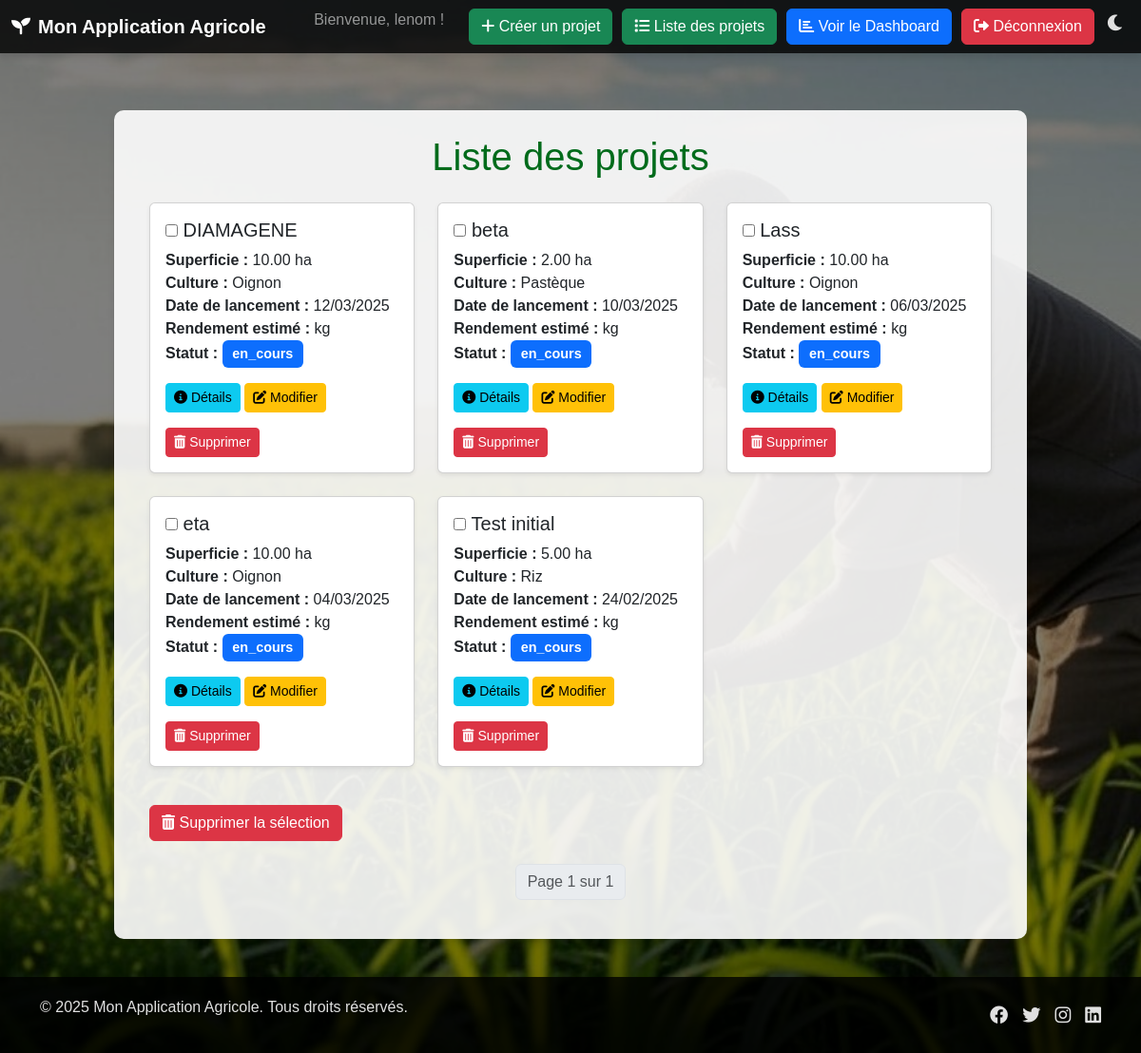
/liste-projets/ (signed in), run on the app's committed database.
### baay/models.py (models this page shows, shortened)
class Projet(models.Model):
    STATUT_CHOICES = [
        ('en_cours', 'En cours'),
        ('en_pause', 'En pause'),
        ('fini', 'Fini'),
    ]
    id = models.UUIDField(primary_key=True, default=uuid.uuid4, editable=False)
    nom = models.CharField(max_length=200)
    statut = models.CharField(max_length=20, choices=STATUT_CHOICES, default='en_cours')
    utilisateur = models.ForeignKey(Profile, on_delete=models.CASCADE)
    culture = models.ForeignKey(ProduitAgricole, on_delete=models.CASCADE)
    localite = models.ForeignKey(Localite, on_delete=models.CASCADE)
    superficie = models.DecimalField(max_digits=10, decimal_places=2)
    date_lancement = models.DateField()
    rendement_estime = models.DecimalField(max_digits=10, decimal_places=2, null=True, blank=True)

class ProduitAgricole(models.Model):
    STATUTS = {
        'En croissance': 'bg-success',
        'Récolté': 'bg-primary',
        'Problème': 'bg-danger',
        'Autre': 'bg-secondary'
    }
    id = models.UUIDField(primary_key=True, editable=False)
    nom = models.CharField(max_length=100, unique=True)
    description = models.TextField(blank=True, null=True)
    saison = models.CharField(max_length=50, blank=True, null=True)
    prix_par_kg = models.DecimalField(max_digits=10, decimal_places=2, blank=True, null=True)
    apport_nutritionnel = models.TextField(blank=True, null=True)
    quantite_disponible = models.DecimalField(max_digits=10, decimal_places=2, blank=True, null=True)
    periode_recolte = models.CharField(max_length=100, blank=True, null=True)
    duree_avant_recolte = models.IntegerField(blank=True, null=True)
    rendement_moyen = models.DecimalField(max_digits=10, decimal_places=2, blank=True, null=True)
    etat = models.CharField(max_length=100, choices= STATUTS, default='En croissance')

### baay/views.py (the view)
# urls.py: path('liste-projets/', views.liste_projets, name='liste_projets'),
@login_required
def liste_projets(request):
    projets_list = Projet.objects.filter(utilisateur=request.user.profile).order_by('-date_lancement')  # Ordonner par date de lancement
    paginator = Paginator(projets_list, 10)  # Affichez 10 projets par page
    page_number = request.GET.get('page')
    projets = paginator.get_page(page_number)
    return render(request, 'projets/liste_projets.html', {'projets': projets})

### templates/projets/liste_projets.html (shortened to what this page needs)
{% extends 'base.html' %}
{% block content %}
<div class="container animate__animated animate__fadeIn">
    <h1 class="text-center mb-4">Liste des projets</h1>
    <form id="delete-form" method="POST" action="{% url 'supprimer_projets' %}">
        <div class="row">
            {% for projet in projets %}
            <div class="col-md-4 mb-4">
                <div class="card h-100 shadow-sm animate__animated animate__fadeInUp">
                    <div class="card-body">
                        <h5 class="card-title">
                            <input type="checkbox" height="50px" width="50px" name="projets" value="{{ projet.id }}"> {{ projet.nom }}
                        </h5>
                        <p class="card-text">
                            <strong>Superficie :</strong> {{ projet.superficie }} ha<br>
                            <strong>Culture :</strong> {{ projet.culture.nom }}<br>
                            <strong>Date de lancement :</strong> {{ projet.date_lancement|date:"d/m/Y" }}<br>
                            <strong>Rendement estimé :</strong> {{ PredictionRendement.rendement_estime }} kg<br>
                            <strong>Statut :</strong>
                            <span class="badge
                                {% if projet.statut == 'en_cours' %}bg-primary
                                {% elif projet.statut == 'fini' %}bg-success
                                {% elif projet.statut == 'en_pause' %}bg-warning
                                {% else %}bg-secondary
                                {% endif %}">
                                {{ projet.statut }}
                            </span>
                        </p>
                        <a href="{% url 'detail_projet' projet.id %}" class="btn btn-info btn-sm">
                            <i class="fas fa-info-circle"></i> Détails
                        </a>
                        <a href="{% url 'modifier_projet' projet.id %}" class="btn btn-warning btn-sm">
                            <i class="fas fa-edit"></i> Modifier
                        </a>
                        <a href="{% url 'supprimer_projet' projet.id %}" class="btn btn-danger btn-sm" onclick="return confirm('Confirmer la suppression de ce projet ?');">
                            <i class="fas fa-trash-alt"></i> Supprimer
                        </a>
                    </div>
                </div>
            </div>
            {% endfor %}
        </div>
        <button type="submit" class="btn btn-danger mt-3" onclick="return confirm('Confirmer la suppression des projets sélectionnés ?');">
            <i class="fas fa-trash-alt"></i> Supprimer la sélection
        </button>
    </form>
    <nav aria-label="Page navigation" class="mt-4">
        <ul class="pagination justify-content-center">
            <li class="page-item disabled">
                <span class="page-link">Page {{ projets.number }} sur {{ projets.paginator.num_pages }}</span>
            </li>
        </ul>
    </nav>
</div>
{% endblock %}

### templates/base.html (shortened to what this page needs)
{% load static %}
<html lang="fr">
<head>
    <link href="https://cdn.jsdelivr.net/npm/bootstrap@5.3.0/dist/css/bootstrap.min.css" rel="stylesheet">
    <link href="https://cdnjs.cloudflare.com/ajax/libs/font-awesome/6.0.0/css/all.min.css" rel="stylesheet">
    <link href="https://cdnjs.cloudflare.com/ajax/libs/animate.css/4.1.1/animate.min.css" rel="stylesheet">
    <link href="https://unpkg.com/leaflet@1.9.4/dist/leaflet.css" rel="stylesheet">
</head>
<body>
    <nav class="navbar navbar-expand-lg navbar-dark animate__animated animate__fadeInDown" aria-label="Navigation principale">
        <div class="container-fluid">
            <a class="navbar-brand" href="{% url 'home' %}">
                <i class="fas fa-seedling" aria-hidden="true"></i>
                <span>Mon Application Agricole</span>
            </a>
            <div class="collapse navbar-collapse" id="navbarNav">
                <ul class="navbar-nav ms-auto">
                    {% if user.is_authenticated %}
                    <li class="nav-item">
                        <span class="navbar-text me-3">Bienvenue, {{ user.username }} !</span>
                    </li>
                    <li class="nav-item">
                        <a class="btn btn-success btn-nav" href="{% url 'creer_projet' %}" aria-label="Créer un projet">
                            <i class="fas fa-plus" aria-hidden="true"></i> Créer un projet
                        </a>
                    </li>
                    <li class="nav-item">
                        <a class="btn btn-success btn-nav" href="{% url 'liste_projets' %}" aria-label="Liste des projets">
                            <i class="fas fa-list" aria-hidden="true"></i> Liste des projets
                        </a>
                    </li>
                    <li class="nav-item">
                        <a class="btn btn-primary btn-nav" href="{% url 'dashboard' %}" aria-label="Voir le dashboard">
                            <i class="fas fa-chart-bar" aria-hidden="true"></i> Voir le Dashboard
                        </a>
                    </li>
                    <li class="nav-item">
                        <a class="btn btn-danger btn-nav" href="{% url 'logout' %}" aria-label="Déconnexion">
                            <i class="fas fa-sign-out-alt" aria-hidden="true"></i> Déconnexion
                        </a>
                    </li>
                    {% endif %}
                    <li class="nav-item ms-2">
                        <button id="themeToggle" class="theme-toggle" aria-label="Changer de thème">
                            <i class="fas fa-moon" id="darkIcon" aria-hidden="true"></i>
                        </button>
                    </li>
                </ul>
            </div>
        </div>
    </nav>
    <main>
        <div class="main-container animate__animated animate__fadeInUp">
            {% block content %}
            {% endblock %}
        </div>
    </main>
    <footer>
        <div class="container">
            <div class="footer-content">
                <div>
                    <p>&copy; {% now "Y" %} Mon Application Agricole. Tous droits réservés.</p>
                </div>
                <div class="social-links">
                    <a href="#" aria-label="Facebook"><i class="fab fa-facebook" aria-hidden="true"></i></a>
                    <a href="#" aria-label="Twitter"><i class="fab fa-twitter" aria-hidden="true"></i></a>
                    <a href="#" aria-label="Instagram"><i class="fab fa-instagram" aria-hidden="true"></i></a>
                    <a href="#" aria-label="LinkedIn"><i class="fab fa-linkedin" aria-hidden="true"></i></a>
                </div>
            </div>
        </div>
    </footer>
</body>
</html>

### templates/projets/liste_projets.html (style rules this page uses)
.card { transition: transform 0.3s ease, box-shadow 0.3s ease; }
.badge { font-size: 0.9em; padding: 0.5em 0.75em; }
.pagination .page-link { margin: 0 5px; border-radius: 5px; transition: background-color 0.3s ease, color 0.3s ease; }

### data on the page
Projet: nom "DIAMAGENE", superficie "10.00", culture.nom "Oignon", date_lancement "12/03/2025", statut "en_cours"
Projet: nom "beta", superficie "2.00", culture.nom "Pastèque", date_lancement "10/03/2025", statut "en_cours"
Projet: nom "Lass", superficie "10.00", culture.nom "Oignon", date_lancement "06/03/2025", statut "en_cours"
Projet: nom "eta", superficie "10.00", culture.nom "Oignon", date_lancement "04/03/2025", statut "en_cours"
Projet: nom "Test initial", superficie "5.00", culture.nom "Riz", date_lancement "24/02/2025", statut "en_cours"

### other printed values
{{ user.username }} "lenom"
{{ projets.number }} "1"
{{ projets.paginator.num_pages }} "1"
